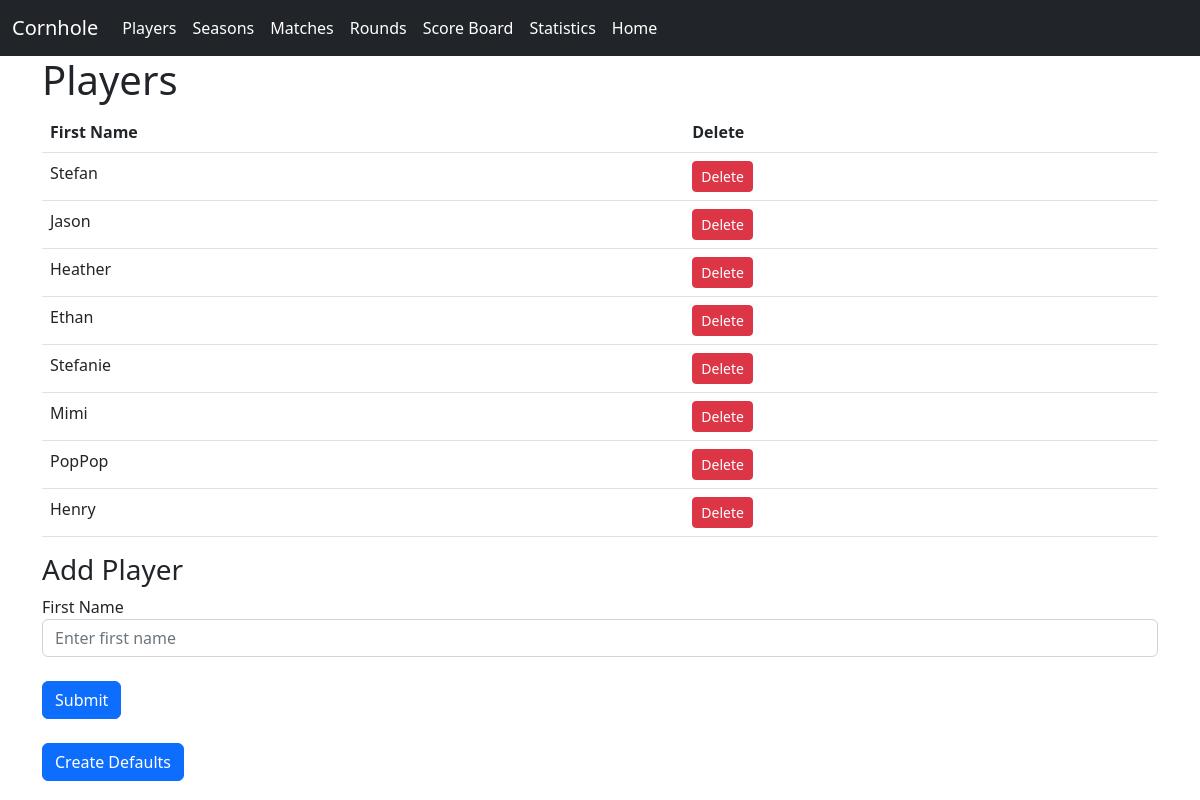
The page /players on the database its author committed.
### website/models.py (models this page shows)
class Player(db.Model):
    id = db.Column(db.Integer, primary_key=True)
    first_name = db.Column(db.String(150), unique=True)
    notes = db.relationship("Note")

### website/views.py (the view)
@views.route("/players", methods=["GET", "POST"])
def player():
    if request.method == "POST":
        if 'addPlayer' in request.form:
            first_name = request.form.get("firstName")
            if len(first_name) < 2:
                flash("Name must be greater than 1 characters", category="error")
            elif Player.query.filter_by(first_name=first_name).first():
                flash("Name already exists", category="error")
            else:
                new_player = Player(first_name=first_name)
                db.session.add(new_player)
                db.session.commit()
                flash("Player Created.", category="success")  # Display success message
                return redirect(url_for("views.player"))
        elif 'setDefaults' in request.form:
            defaultPlayers = ['Jason','Heather','Ethan','Stefanie','Henry','Stefan','Mimi','PopPop']
            for player in defaultPlayers:
                if Player.query.filter_by(first_name=player).first():
                    pass
                else:
                    new_player = Player(first_name=player)
                    db.session.add(new_player)
            db.session.commit()
    else:
        players = Player.query.all()
        return render_template("players.html", players=players)

### website/templates/players.html (shortened to what this page needs)
{% extends "base.html" %}
{% block content %}
    <h1>Players</h1>
<table class="table">
        <thead>
            <tr>
                <th scope="col">First Name</th>
                <th scope="col">Delete</th>
            </tr>
        </thead>
        <tbody>
            {% for player in players %}
            <tr>
                <td>{{ player.first_name }}</td>
                <td>
                    <form method="POST"
                        action="{{ url_for('views.delete_player', player_id=player.id) }}">
                        <input type="submit" class="btn btn-sm btn-danger" value="Delete"
                            onclick="return confirm('Are you sure you want to delete this entry?')">
                    </form>
                </td>
            </tr>
            {% endfor %}
        </tbody>
</table>
    <form method="POST">
      <h3 align="Left">Add Player</h3>
      <div class="form-group">
        <label for="firstName">First Name</label>
        <input
          type="text"
          class="form-control"
          id="firstName"
          name="firstName"
          placeholder="Enter first name"
        />
      </div>
      <br />
      <button type="submit" class="btn btn-primary" name="newPlayer">Submit</button>
    </form>
    <br />
    <form method="POST">
        <button type="submit" class="btn btn-primary" name="setDefaults">Create Defaults</button>
    </form>
    {% endblock %}

### rows shown on the page
Player: first_name "Stefan"
Player: first_name "Jason"
Player: first_name "Heather"
Player: first_name "Ethan"
Player: first_name "Stefanie"
Player: first_name "Mimi"
Player: first_name "PopPop"
Player: first_name "Henry"
